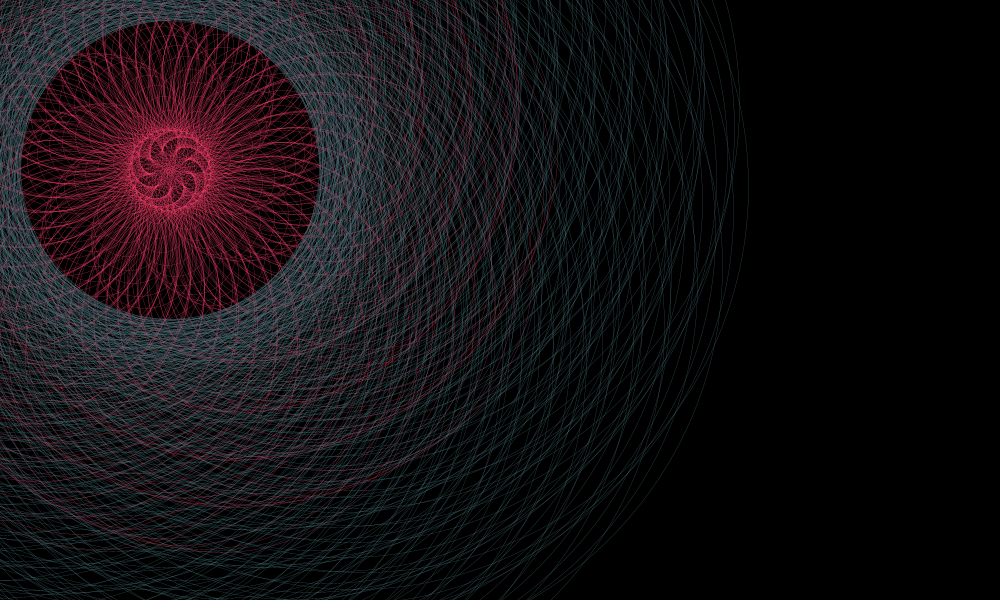
Frame 1 (no input)
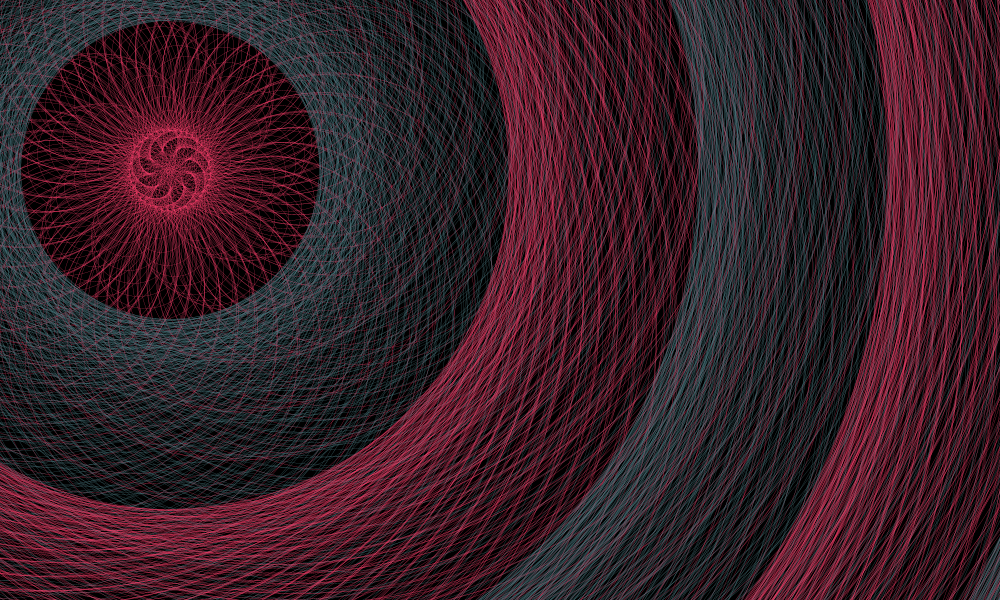
Frame 60 (the mouse pressed at the canvas centre just before this capture)
Frame 120 (the mouse held since frame 60 and released just before this capture): identical to frame 60, image omitted

The Processing sketch that drew these frames (run headless with seeded random() and noise(); from frame 60 on, the mouse is pressed at the canvas centre):

// Processing sketch: processing_138397
// ── processing_138397.pde

/*shamelessly stolen from mwachowski and from Laura Rodriguez
//Rafa Salcedo 
http://www.openprocessing.org/sketch/134305*/

float radius, t, cent, myCircleSize;
  
void setup() {
  background(0);
  size(1000, 600);
  smooth();
  cent = (width+height)/90;
  myCircleSize = 2;
 
}
 
void draw(){
 strokeWeight(0.02);
 noFill();
 pushMatrix();
 scale(10);
 for (int n = 1; n<380; n++){
    radius = sqrt(n);
    t = 167.5 * (PI/380) * n;
    colorMode(HSB);
    stroke(245,191,255);
    ellipse(radius*cos(t)+cent, radius*sin(t)+cent, myCircleSize, myCircleSize); 
    myCircleSize = myCircleSize + 0.1;
     
  }
 popMatrix();

pushMatrix();
 scale(10);
 for (int n = 1; n<380; n++){
    radius = sqrt(n);
    t = 167.5 * (PI/180) * n;
    colorMode(HSB);
    stroke(133,107,138);
    ellipse(radius*cos(t)+cent, radius*sin(t)+cent, myCircleSize, myCircleSize); 
    myCircleSize = myCircleSize + 0.1;
     
  }
 popMatrix(); 
}
